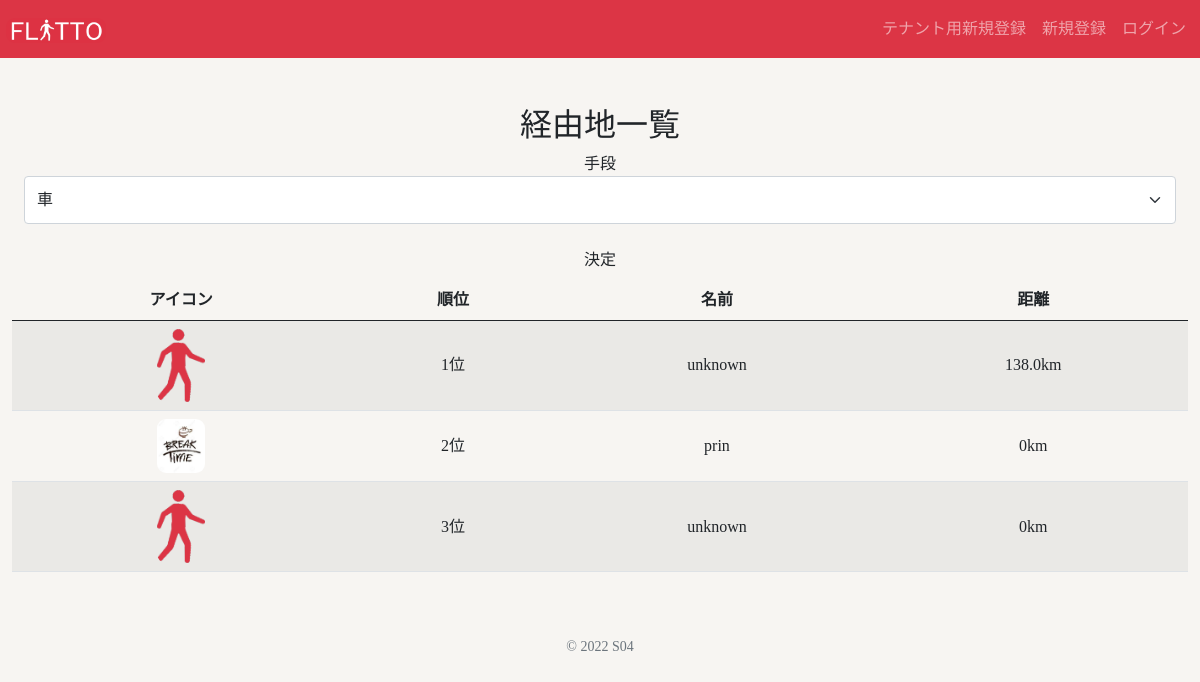
Page /ranking on the committed database.
### tables this page shows
CREATE TABLE 'users'(
'id' INTEGER PRIMARY KEY NOT NULL,
'username' TEXT NOT NULL,
'hash' TEXT NOT NULL,
'display_name' TEXT DEFAULT 'unknown',
'icon' TEXT);

### app.py (the view)
@app.route("/ranking", methods=["GET", "POST"])
def ranking():
    if request.method == "POST":
        means = request.form.get('means')
    else:
        means = "driving"
    score = {"walking": [], "bicycling": [], "driving": []}
    user_data = db.execute("SELECT * FROM users")
    name = []
    for cycle in user_data:
        score["walking"].append(0)
        score["bicycling"].append(0)
        score["driving"].append(0)
        name.append(cycle['username'])
    temp = db.execute("SELECT * FROM history")
    for cycle in temp:
        score[cycle["way"]][cycle["userid"] - 1] += float(cycle["distance"])
    driving_score = {}
    bicycling_score = {}
    walking_score = {}
    r = 0
    for temp_name in name:
        driving_score.update({temp_name:round(score["driving"][r],1)})
        bicycling_score.update({temp_name:round(score["bicycling"][r],1)})
        walking_score.update({temp_name:round(score["walking"][r],1)})
        r += 1
    score = {"walking": sorted(walking_score.items() ,key=lambda x:x[1], reverse=True), "bicycling": sorted(bicycling_score.items() ,key=lambda x:x[1], reverse=True), "driving": sorted(driving_score.items() ,key=lambda x:x[1], reverse=True)}
    """
    score['walking'] = dic.update(score['walking'])
    score['bicycling'] = dic.update(score['bicycling'])
    score['driving'] = dic.update(score['driving'])
    print(score)
    """
    return render_template("ranking.html",score=score[means],user=name,means=means,user_data=user_data)

### templates/ranking.html (shortened to what this page needs)
{% extends "layout.html" %}
{% block main %}
<h2>経由地一覧</h2>
<form method="POST" action="/ranking">
    <div class="mb-3">
        手段
        <select class="form-select" aria-label="Default select example" name="means">
            <option value="driving">車</option>
        </select>
    </div>
    <button style="text-align:right;" type="submit" class="btn" id="target" name="place" onclick="location.href='./via.html'">決定</button>
</form>
<table class="table table-striped">
    <thead>
        <tr>
            <th>アイコン</th>
            <th>順位</th>
            <th>名前</th>
            <th>距離</th>
        </tr>
    </thead>
    <tbody>
        {% set a = namespace(cnt=0) %}
        {% for score in score %}
        <tr>
            {% set b = namespace(cnt=0) %}
            {% for user_data in user_data %}
            {% if score[0] == user_data['username'] %}
            {% if user_data['icon'] != None %}
            <td><img src=../static/upload/icon/{{ user_data['icon'] }} style="width:4vw"></td>
            {% else %}
            <td><img src=../static/img/favcon.png style="width:4vw"></td>
            {% endif %}
            <td>{{ a.cnt + 1 }}位</td>
            <td>{{ user_data['display_name'] }}</td>
            <td>{{ score[1] }}km</td>
            {% endif %}
            {% set b.cnt = b.cnt + 1 %}
            {% endfor %}
        </tr>
        {% set a.cnt = a.cnt + 1 %}
        {% endfor %}
    </tbody>
</table>
{% endblock %}

### static/css/style.css (style rules this page uses)
.body { font-family: "筑紫B丸ゴシック", "ヒラギノ丸ゴ ProN"; background-color: #F7F5F2; margin:0; padding:0; }
select,input { padding: 0rem 0.5em; height: 3rem; width: 20rem; border-radius: 0.3rem; border: 0.3px solid #8D8DAA; background-color: rgba(256, 0, 0, 0.1); }
.table td { vertical-align: middle; }

### static/css/style_index.css (style rules this page uses)
.btn { color: #ffffff; padding: 0em 1em; height: 2.5rem; border-radius: 0.3rem; border: #F56D91; background-color: #F56D91; }
.mb-3 { margin:0 1vw; }
img { border-radius:0.75vw; }

### rows in the picture
users: cnt "1", display_name "unknown", score "138.0"
users: icon (picture), cnt "2", display_name "prin", score "0"
users: a.cnt+1 "3", display_name "unknown", score "0"
